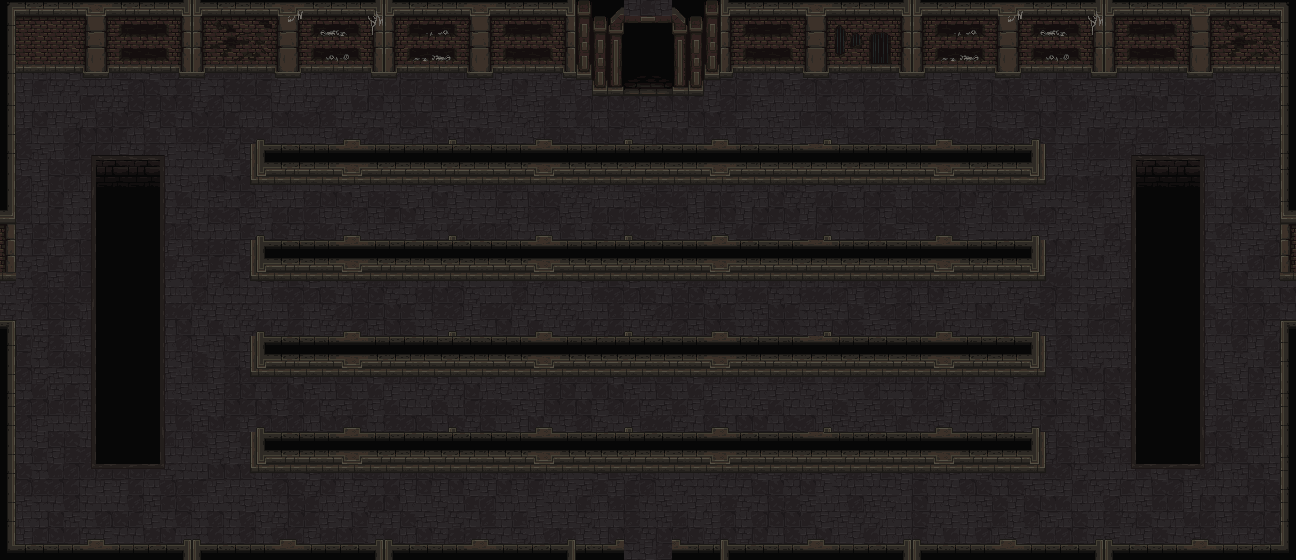

Rendered tile map (Tiled .tmx) drawn with the repository's tilesets; below, a short description and the map source with its tile grids summarised:
An orthogonal 81x35 tile map with 16x16 px tiles, 3 tile layers (Terra, Terra2, Parets), 2 hidden layers not drawn, 2 tilesets.

<map version="1.5" tiledversion="1.7.2" orientation="orthogonal" renderorder="right-down" width="81" height="35" tilewidth="16" tileheight="16" infinite="0" nextlayerid="8" nextobjectid="1">
 <tileset firstgid="1" name="Floor1_TileSet" tilewidth="16" tileheight="16" tilecount="2560" columns="64">
  <image source="../Sprites/Maps/RF_Catacombs_v1.0/mainlevbuild.png" width="1024" height="640" />
 </tileset>
 <tileset firstgid="2561" name="Colisions" tilewidth="16" tileheight="16" tilecount="2" columns="2">
  <image source="../Sprites/Maps/Colisions.png" width="32" height="16" />
 </tileset>
 <layer id="2" name="Terra" width="81" height="35">
  <data>[2835 cells, 2835 non-empty, 22 distinct tile ids]</data>
 </layer>
 <layer id="7" name="Terra2" width="81" height="35">
  <data>[2835 cells, 921 non-empty, 63 distinct tile ids]</data>
 </layer>
 <layer id="1" name="Parets" width="81" height="35">
  <data>[2835 cells, 622 non-empty, 207 distinct tile ids]</data>
 </layer>
 <layer id="5" name="Porta" width="81" height="35" visible="0">
  <data>[2835 cells, 8 non-empty, 8 distinct tile ids]</data>
 </layer>
 <layer id="3" name="Colisions" width="81" height="35" visible="0" opacity="0.54">
  <data>[2835 cells, 696 non-empty, 2 distinct tile ids]</data>
 </layer>
</map>
